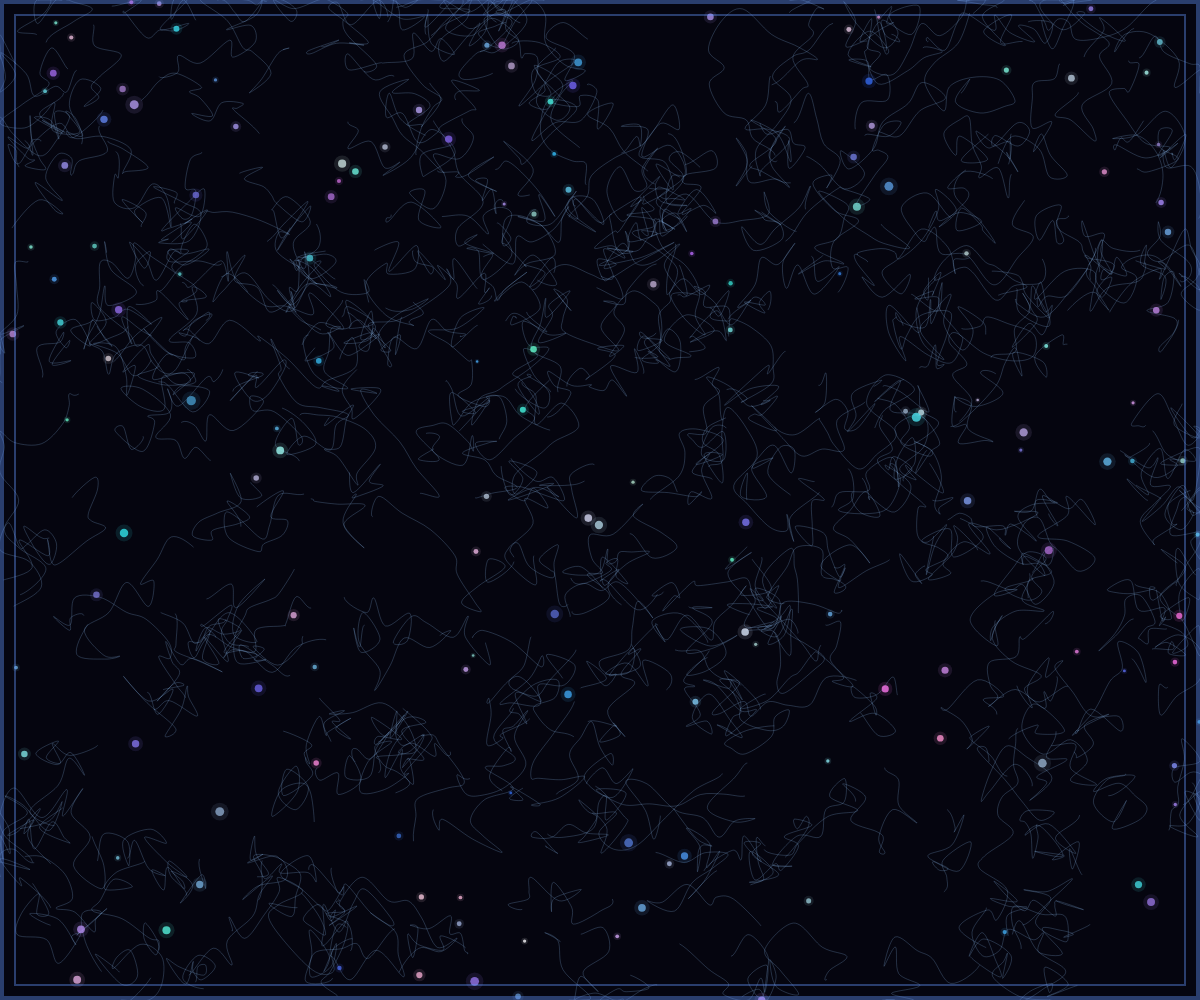
Frame 1 (no input)
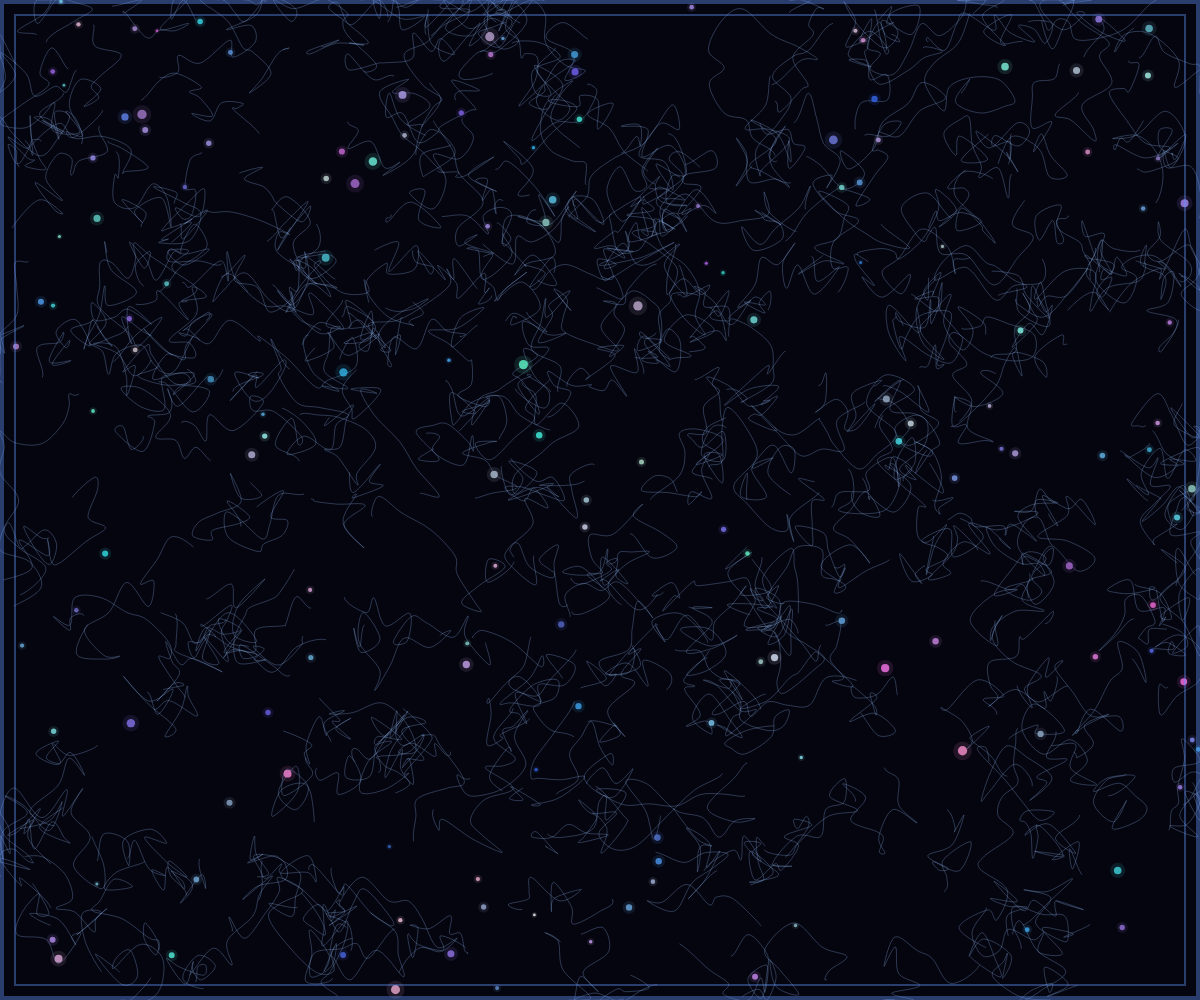
Frame 60 (no input)
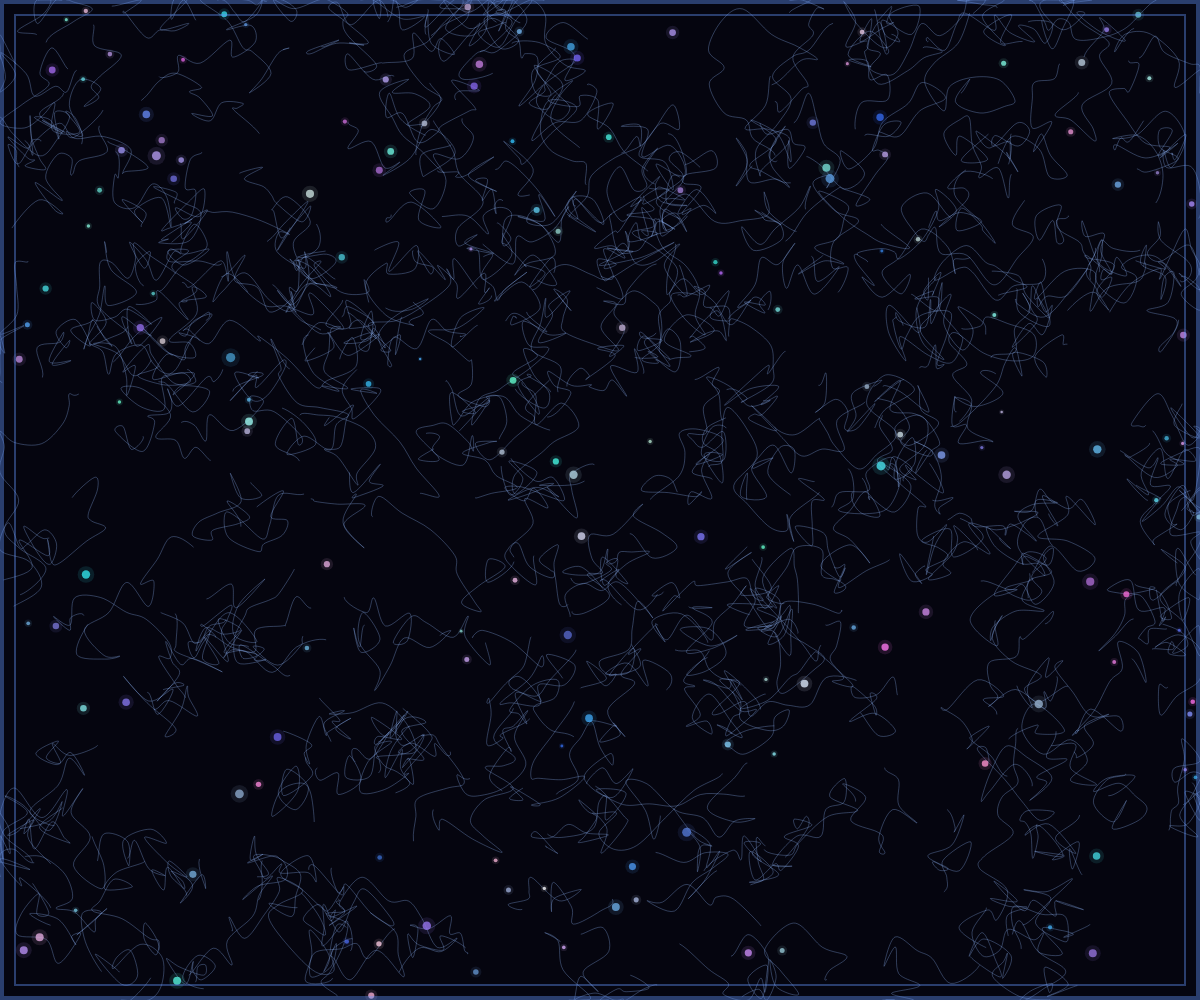
Frame 120 (the mouse pressed at the canvas centre since frame 60)

The p5.js sketch that drew these frames (run headless with seeded random() and noise() and a simulated clock; from frame 60 on, the mouse is pressed at the canvas centre):

// p5.js sketch
// ── sketch.js
let organisms = [];
let paths = [];
let grid = [];
let blockSize = 15;
let rows, cols;
let pulseSpeed = 0.01;
let glowIntensity = 0;
let time = 0;

function setup() {
  createCanvas(windowWidth, windowHeight);
  rows = floor(height / blockSize);
  cols = floor(width / blockSize);

  // Create grid
  for (let y = 0; y < rows; y++) {
    grid[y] = [];
    for (let x = 0; x < cols; x++) {
      grid[y][x] = {
        x: x * blockSize,
        y: y * blockSize,
        isBlocked: false
      };
    }
  }

  // Create bioluminescent organisms
  for (let i = 0; i < 150; i++) {
    organisms.push({
      x: random(width),
      y: random(height),
      size: random(3, 8),
      color: color(random(50, 255), random(100, 255), random(200, 255), 200),
      speedX: random(-0.5, 0.5),
      speedY: random(-0.5, 0.5),
      pulse: random(TWO_PI)
    });
  }

  // Create pathways
  for (let i = 0; i < 300; i++) {
    let path = [];
    let startX = random(width);
    let startY = random(height);
    path.push({x: startX, y: startY});

    for (let j = 0; j < 15; j++) {
      let lastPoint = path[path.length - 1];
      let nextX = lastPoint.x + random(-30, 30);
      let nextY = lastPoint.y + random(-30, 30);
      
      // Keep within bounds
      nextX = constrain(nextX, 0, width);
      nextY = constrain(nextY, 0, height);
      
      path.push({x: nextX, y: nextY});
    }

    paths.push(path);
  }
}

function draw() {
  background(5, 5, 15);
  
  // Pulsing glow effect
  glowIntensity = sin(frameCount * pulseSpeed) * 0.3 + 0.7;
  time += 0.002;

  // Draw pathways
  strokeWeight(1);
  for (let path of paths) {
    if (path.length > 1) {
      beginShape();
      noFill();
      stroke(
        100 + sin(time + path.length * 0.1) * 50,
        200 + cos(time + path.length * 0.1) * 50,
        255,
        80 * glowIntensity
      );
      
      for (let i = 0; i < path.length; i++) {
        let p = path[i];
        curveVertex(p.x, p.y);
      }
      endShape();
    }
  }

  // Draw organisms
  for (let organism of organisms) {
    organism.x += organism.speedX;
    organism.y += organism.speedY;

    // Bounce off edges
    if (organism.x < 0 || organism.x > width) organism.speedX *= -1;
    if (organism.y < 0 || organism.y > height) organism.speedY *= -1;

    // Pulsing effect
    let pulse = sin(organism.pulse + time * 2) * 0.5 + 0.5;
    let size = organism.size * (0.8 + pulse * 0.4);
    
    noStroke();
    fill(organism.color);
    ellipse(organism.x, organism.y, size);

    // Add glow
    fill(red(organism.color), green(organism.color), blue(organism.color), 30);
    ellipse(organism.x, organism.y, size * 2);
    
    organism.pulse += 0.05;
  }

  // Draw cabinet frame
  stroke(100, 150, 255, 100);
  strokeWeight(8);
  noFill();
  rect(0, 0, width, height);

  // Inner screen area
  strokeWeight(2);
  rect(blockSize, blockSize, width - blockSize * 2, height - blockSize * 2);
}

function windowResized() {
  resizeCanvas(windowWidth, windowHeight);
  rows = floor(height / blockSize);
  cols = floor(width / blockSize);
}
